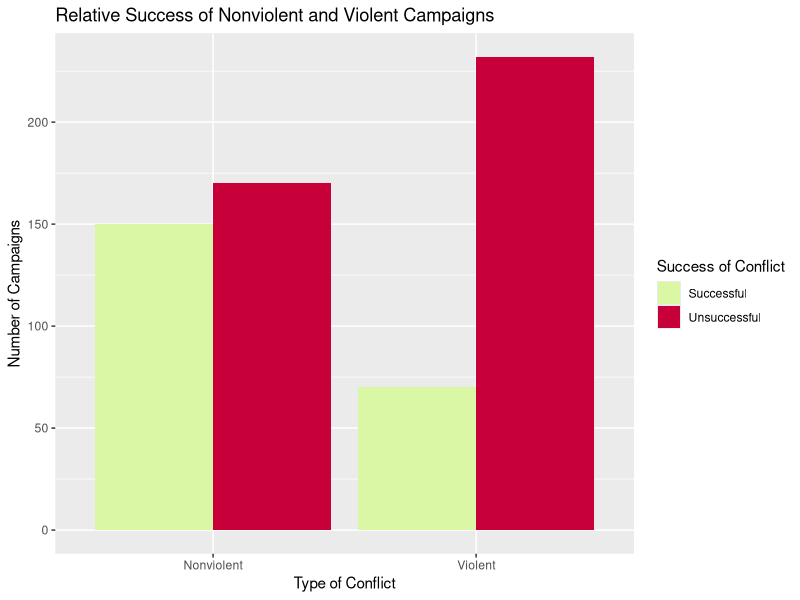
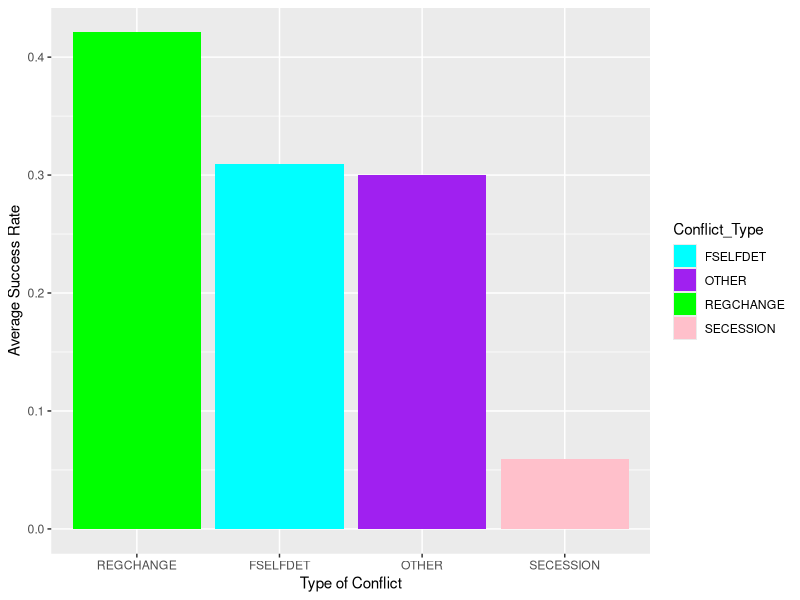

Source code (R) for these figures, in order:
## ---- chunk 1
library(tidyverse)
library(dplyr)
navco <- read_csv("NAVCO 1.3 List Final Project.csv")

view(navco)
## ---- chunk 2
## Milestone 3
library(ggplot2)

new_navco <- navco |>
  mutate(V_OR_NV = if_else(VIOL == 1, "Violent", "Nonviolent")) |>
  mutate(`Success of Conflict` = if_else(SUCCESS == 1, "Successful", "Unsuccessful")) |>
  group_by(V_OR_NV, `Success of Conflict`) |>
  summarize(count = n())

`Success of Conflict` = factor(new_navco$`Success of Conflict`)

new_navco |>
  ggplot(aes(x = factor(V_OR_NV), y = count, fill = `Success of Conflict`)) +
  geom_bar(stat = "identity", position = "dodge") +
  labs(x = "Type of Conflict", y = "Number of Campaigns", title = "Relative Success of Nonviolent and Violent Campaigns") +
  scale_fill_manual(values = c("Successful" = "#DAF7A6", "Unsuccessful" = "#C70039"))
## ---- chunk 3
library(dplyr)

## Creating a new variable to delineate the types of motivators for the conflict.

milestone4 <- navco |>
  mutate(Conflict_Type = case_when(
    FSELFDET == 1  ~ "FSELFDET", 
    REGCHANGE == 1 ~ "REGCHANGE",
    SECESSION == 1 ~ "SECESSION",
    OTHER == 1 ~ "OTHER"
  ))

milestone4
## ---- chunk 4
## Calculate the averages of success for each type.

ms4tibble <- milestone4 |>
  group_by(Conflict_Type) |>
  summarize(avg_success = mean(SUCCESS, na.rm = TRUE)) |>
  arrange(desc(avg_success)) |>
  drop_na()
  
ms4tibble
## ---- chunk 5
## Visualization of the success averages

library(ggplot2)

ms4graph <- ms4tibble |>
  ggplot(ms4tibble, mapping = aes(
    x = reorder(Conflict_Type, -avg_success), y = avg_success, fill = Conflict_Type)) +
  geom_bar(stat = "identity") + labs(x = "Type of Conflict", y = "Average Success Rate") + 
  scale_fill_manual(values = c("FSELFDET" = "cyan", "REGCHANGE" = "green", "SECESSION" = "pink", "OTHER" = "purple"))

ms4graph
